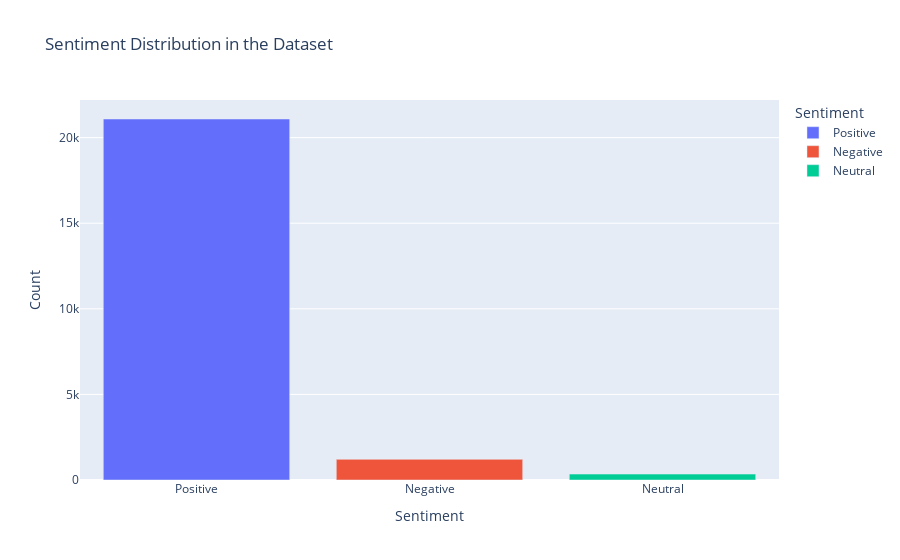
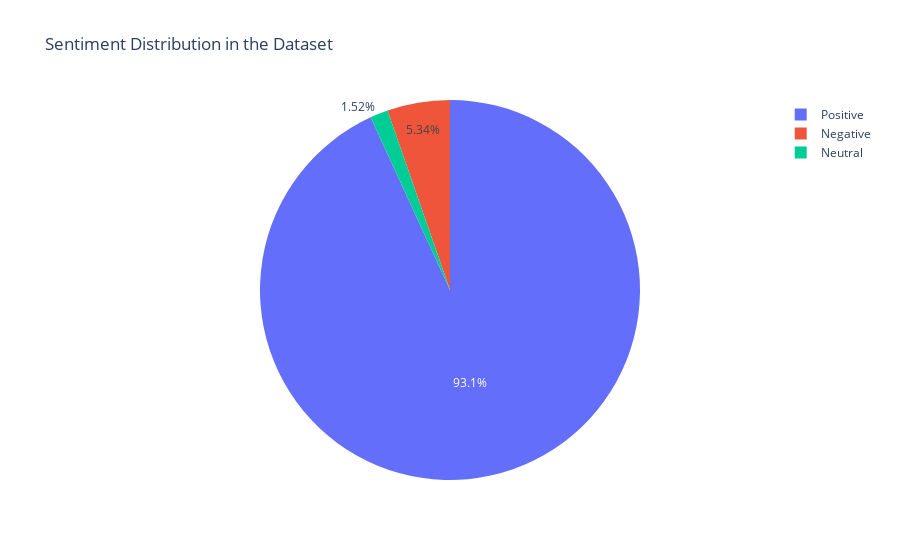

The notebook cell these images were saved under, in order:
### Code cell
import matplotlib.pyplot as plt
import matplotlib.gridspec as gridspec 
import seaborn as sns
import plotly.express as px
# Calculate the total positive, negative, and neutral sentiments using value_counts()
sentiment_counts = dataset['sentiment_category'].value_counts().reset_index()

# Create a bar plot using Plotly Express to visualize the distribution of sentiments
fig_bar = px.bar(sentiment_counts, x='index', y='sentiment_category', color='index',
                 labels={'index': 'Sentiment', 'sentiment_category': 'Count'},
                 title='Sentiment Distribution in the Dataset')

# Create a pie chart using Plotly Express to visualize the distribution of sentiments
fig_pie = px.pie(sentiment_counts, values='sentiment_category', names='index',
                 title='Sentiment Distribution in the Dataset')

# Display both the bar plot and pie chart side by side
fig_bar.show()
fig_pie.show()

### Figure 1 — Plotly figure (JSON) as saved in the notebook; plotly's stock layout.template omitted (floating-point values rounded to 4 significant figures)
{"data": [{"alignmentgroup": "True", "hovertemplate": "Sentiment=%{x}<br>Count=%{y}<extra></extra>", "legendgroup": "Positive", "marker": {"color": "#636efa", "pattern": {"shape": ""}}, "name": "Positive", "offsetgroup": "Positive", "orientation": "v", "showlegend": true, "textposition": "auto", "type": "bar", "x": ["Positive"], "xaxis": "x", "y": [21089], "yaxis": "y"}, {"alignmentgroup": "True", "hovertemplate": "Sentiment=%{x}<br>Count=%{y}<extra></extra>", "legendgroup": "Negative", "marker": {"color": "#EF553B", "pattern": {"shape": ""}}, "name": "Negative", "offsetgroup": "Negative", "orientation": "v", "showlegend": true, "textposition": "auto", "type": "bar", "x": ["Negative"], "xaxis": "x", "y": [1208], "yaxis": "y"}, {"alignmentgroup": "True", "hovertemplate": "Sentiment=%{x}<br>Count=%{y}<extra></extra>", "legendgroup": "Neutral", "marker": {"color": "#00cc96", "pattern": {"shape": ""}}, "name": "Neutral", "offsetgroup": "Neutral", "orientation": "v", "showlegend": true, "textposition": "auto", "type": "bar", "x": ["Neutral"], "xaxis": "x", "y": [345], "yaxis": "y"}], "layout": {"barmode": "relative", "legend": {"title": {"text": "Sentiment"}, "tracegroupgap": 0}, "title": {"text": "Sentiment Distribution in the Dataset"}, "xaxis": {"anchor": "y", "categoryarray": ["Positive", "Negative", "Neutral"], "categoryorder": "array", "domain": [0, 1], "title": {"text": "Sentiment"}}, "yaxis": {"anchor": "x", "domain": [0, 1], "title": {"text": "Count"}}}}

### Figure 2 — Plotly figure (JSON) as saved in the notebook; plotly's stock layout.template omitted (floating-point values rounded to 4 significant figures)
{"data": [{"domain": {"x": [0, 1], "y": [0, 1]}, "hovertemplate": "index=%{label}<br>sentiment_category=%{value}<extra></extra>", "labels": ["Positive", "Negative", "Neutral"], "legendgroup": "", "name": "", "showlegend": true, "type": "pie", "values": [21089, 1208, 345]}], "layout": {"legend": {"tracegroupgap": 0}, "title": {"text": "Sentiment Distribution in the Dataset"}}}
